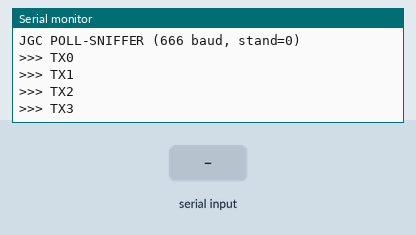
Bench run of a sketch on a simulated Arduino Mega 2560, built with avr-gcc and run on an emulated ATmega2560. Shown: the last lines printed to the serial monitor. Inputs (shaded band) come from the test bench.

Above: at 2.7 s.
2.8 s: "1" received over the second serial link
At 2.96 s:
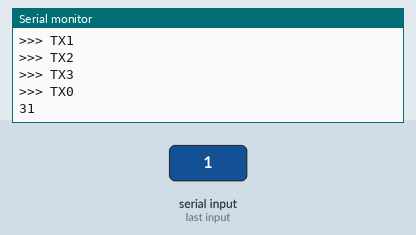
4.3 s: "0" received over the second serial link
At 4.46 s:
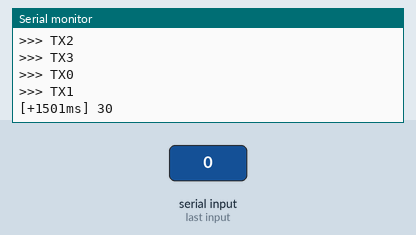
5.8 s: "2" received over the second serial link
At 5.96 s:
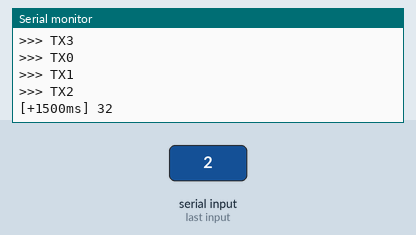
Timing chart, 0 to 8.8 s (numbered marks = the images above; inputs shaded):
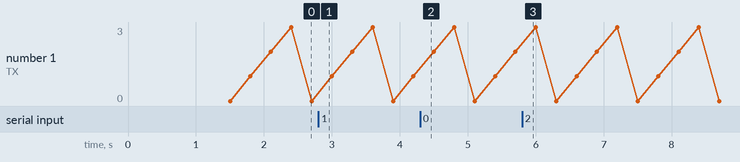

Measured:
- after the input at 2.8 s, the serial monitor: prints a new line at once (image 1)
- after the input at 4.3 s, the serial monitor: prints a new line at once (image 2)
- after the input at 5.8 s, the serial monitor: prints a new line at once (image 3)

The sketch:

sniffer.ino
```cpp
/*
 * CHOFU JGC POLL-SNIFFER - Arduino UNO R4 WiFi (Serial1: D0=RX, D1=TX)
 * --------------------------------------------------------------------
 * Stuurt de 4 JGC-polltelegrammen (roterend, stand=0 = pomp uit) en
 * dumpt ALLES wat terugkomt als hex op de USB-serial. Geen WiFi, geen
 * MQTT — daarmee testen we of de RX-corruptie door de firmware/WiFi
 * komt (sniffer = schoon) of elektrisch is (sniffer = ook rommel).
 *
 * BEKABELING: zoals de hoofdfirmware (pad "RX"→D0, pad "TX"→D1 via 1kΩ).
 * Serial Monitor op 115200.
 */

static uint8_t tx0[] = { 0x19, 0x0, 0x8, 0x0, 0x0, 0x0, 0xd9, 0xb5 };
static uint8_t tx1[] = { 0x19, 0x1, 0x0c, 0x0, 0x0, 0x0, 0x0, 0x0, 0x0, 0x0, 0xaa, 0x35 };
static uint8_t tx2[] = { 0x19, 0x2, 0x8, 0x0, 0x0, 0x0, 0x0, 0x0 };  // stand=0, CRC in setup
static uint8_t tx3[] = { 0x19, 0x3, 0x8, 0xb2, 0x2, 0x0, 0xc1, 0x9a };

static uint16_t crc_ccitt(uint8_t *d, uint8_t len){
  uint16_t crc = 0xFFFF;
  for(uint8_t i = 0; i < len; i++){
    crc ^= (uint16_t)d[i] << 8;
    for(uint8_t j = 0; j < 8; j++) crc = (crc & 0x8000) ? (crc << 1) ^ 0x1021 : (crc << 1);
  }
  return crc;
}

uint8_t  tx_count = 0;
uint32_t laatste_rx_ms = 0, laatste_tx_ms = 0, laatste_byte_ms = 0;
uint16_t lijn = 0;

void setup(){
  Serial.begin(115200);
  delay(1500);
  Serial1.begin(666);
  uint16_t crc = crc_ccitt(tx2, sizeof(tx2) - 2);
  tx2[6] = (crc >> 8) & 0xFF;
  tx2[7] = crc & 0xFF;
  Serial.println("JGC POLL-SNIFFER (666 baud, stand=0)");
}

void stuur_poll(){
  uint8_t *t; uint8_t n;
  switch(tx_count){
    case 0: t = tx0; n = sizeof(tx0); break;
    case 1: t = tx1; n = sizeof(tx1); break;
    case 2: t = tx2; n = sizeof(tx2); break;
    default: t = tx3; n = sizeof(tx3); break;
  }
  Serial1.write(t, n);
  Serial.print("\n>>> TX");
  Serial.println(tx_count);
  tx_count = (tx_count + 1) % 4;
  lijn = 0;
}

void loop(){
  while(Serial1.available()){
    uint8_t b = Serial1.read();
    uint32_t nu = millis();
    uint32_t gap = nu - laatste_byte_ms;
    if(gap > 40 && laatste_byte_ms != 0){
      Serial.println();
      Serial.print("[+"); Serial.print(gap); Serial.print("ms] ");
      lijn = 0;
    }
    laatste_byte_ms = nu;
    laatste_rx_ms = nu;
    if(b < 0x10) Serial.print('0');
    Serial.print(b, HEX);
    Serial.print(' ');
    if(++lijn >= 32){ Serial.println(); lijn = 0; }
  }

  // Zenden: 99ms na laatste ontvangen byte, of elke 2s als er niets komt;
  // minimaal 300ms tussen polls (zoals JGC origineel)
  uint32_t nu = millis();
  bool na_delay = (nu - laatste_rx_ms >= 99) && !Serial1.available();
  bool timeout  = (nu - laatste_rx_ms >= 2000);
  if((na_delay || timeout) && (nu - laatste_tx_ms >= 300)){
    stuur_poll();
    laatste_tx_ms = nu;
    if(timeout) laatste_rx_ms = nu;  // voorkom poll-storm bij stille lijn
  }
}
```
